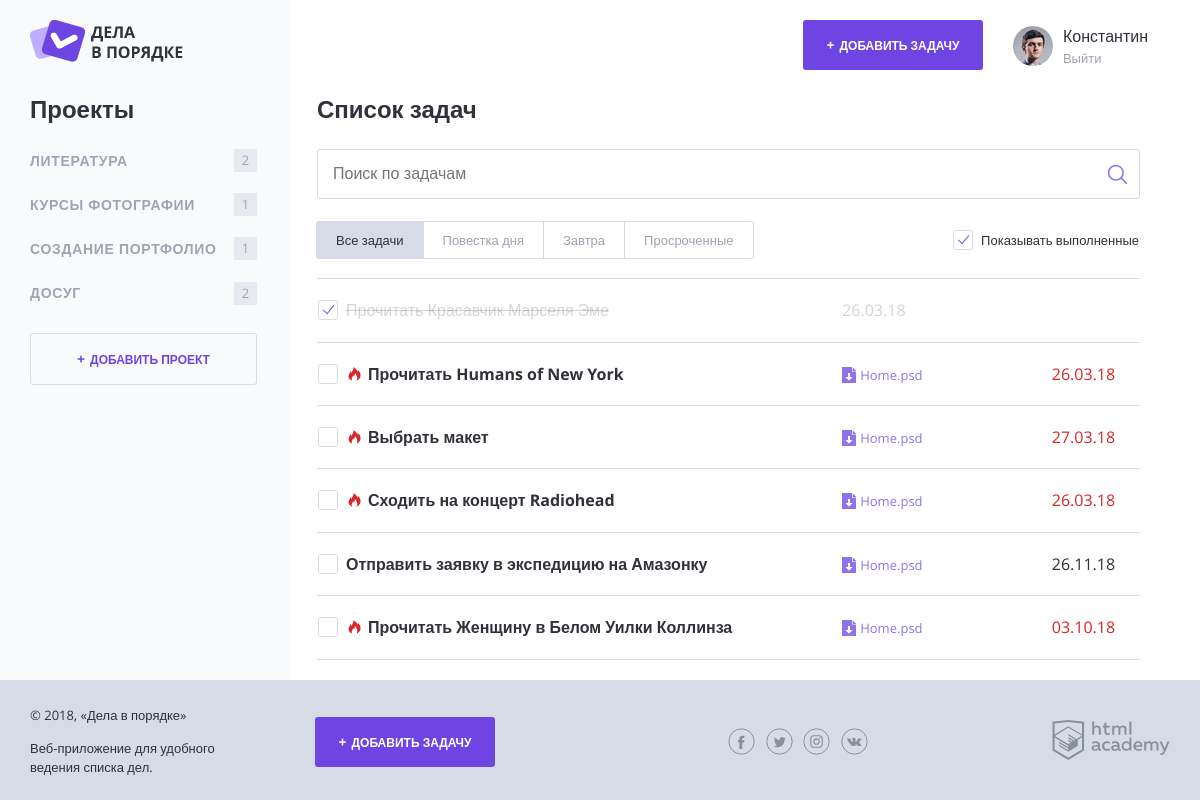
The page / on the database its author committed.
### tables this page shows
CREATE TABLE projects (
  project_id INT AUTO_INCREMENT PRIMARY KEY NOT NULL,
  title CHAR(30) NOT NULL,
  user_id INT NOT NULL
);

CREATE TABLE tasks (
  task_id INT AUTO_INCREMENT PRIMARY KEY NOT NULL,
  project_id INT NOT NULL,
  created DATETIME NOT NULL DEFAULT CURRENT_TIMESTAMP,
  completed DATETIME,
  deadline DATETIME,
  title TEXT(30) NOT NULL,
  link TEXT(300)
);

### functions.php (called while the page is built, shortened)
<?php
$showCompletedTasks = rand(0, 1);
function calculateTotalTasks($tasksArray, $project_id) {
  $totalTasks = 0;
  foreach($tasksArray as $task) {
    if ($task['project_id'] === $project_id) {
      $totalTasks++;
    }
  }
  return $totalTasks;
}
function includeTemplate($name, $data) {
  $name = 'templates/' . $name;
  extract($data);
  require_once $name;
  $result = ob_get_clean();
return $result;
}
function calculateTimeLeftToDate($date) {
  $currentTime = time();
  $timeToTask = strtotime($date);
  $secs_in_day = 86400;
  $timeLeft = $timeToTask - $currentTime;
  $hours_until_end = floor($timeLeft / $secs_in_day) * 24;
  if ($date and $hours_until_end < 24) {
    return true;
  }
  return false;
}
function convertTime ($date) {
  if ($date) {
    $timestamp = strtotime($date);
    $mydate = date('d.m.y', $timestamp);
    return $mydate;
  }
}
?>

### templates/index.php (the view, shortened to what this page needs)
<h2 class="content__main-heading">Список задач</h2>
<form class="search-form" action="index.php" method="post">
  <input class="search-form__input" type="text" name="" value="" placeholder="Поиск по задачам">
  <input class="search-form__submit" type="submit" name="" value="Искать">
</form>
<div class="tasks-controls">
  <nav class="tasks-switch">
    <a href="/" class="tasks-switch__item tasks-switch__item--active">Все задачи</a>
    <a href="/" class="tasks-switch__item">Повестка дня</a>
    <a href="/" class="tasks-switch__item">Завтра</a>
    <a href="/" class="tasks-switch__item">Просроченные</a>
  </nav>
  <label class="checkbox">
    <span class="checkbox__text">Показывать выполненные</span>
  </label>
</div>
<table class="tasks">
  <?php foreach ($tasks as $task): ?>
    <?php if (!$task['completed']): ?>
      <tr class="tasks__item task<?php if (calculateTimeLeftToDate($task['deadline'])): ?> task--important<?php endif; ?>">
        <td class="task__select">
          <label class="checkbox task__checkbox">
            <span class="checkbox__text">
              <?= htmlspecialchars($task['title']); ?></span>
          </label>
        </td>
        <td class="task__file">
          <a class="download-link" href="#">Home.psd</a>
        </td>
        <td class="task__date">
          <?= htmlspecialchars(convertTime($task['deadline'])); ?>
        </td>
      </tr>
    <?php endif; ?>
    <?php if ($task['completed'] and $showCompletedTasks): ?>
      <tr class="tasks__item task task--completed">
        <td class="task__select">
          <label class="checkbox task__checkbox">
            <span class="checkbox__text">
              <?= htmlspecialchars($task['title']); ?></span>
          </label>
        </td>
        <td class="task__date">
          <?= htmlspecialchars(convertTime($task['deadline'])); ?>
        </td>
        <td class="task__controls"> </td>
      </tr>
    <?php endif; ?>
  <?php endforeach; ?>
</table>

### templates/layout.php (shortened to what this page needs)
<!DOCTYPE html>
<html lang="ru">
<head>
    <link rel="stylesheet" href="css/normalize.css">
    <link rel="stylesheet" href="css/style.css">
    <link rel="stylesheet" href="css/flatpickr.min.css">
</head>
<body>
<div class="page-wrapper">
    <div class="container container--with-sidebar">
        <header class="main-header">
            <a href="/">
                <img src="img/logo.png" width="153" height="42" alt="Логотип Дела в порядке">
            </a>
            <div class="main-header__side">
                <a class="main-header__side-item button button--plus open-modal" href="pages/form-task.html">Добавить задачу</a>
                <div class="main-header__side-item user-menu">
                    <div class="user-menu__image">
                        <img src="img/user-pic.jpg" width="40" height="40" alt="Пользователь">
                    </div>
                    <div class="user-menu__data">
                        <p>Константин</p>
                        <a href="#">Выйти</a>
                    </div>
                </div>
            </div>
        </header>
        <div class="content">
            <section class="content__side">
                <h2 class="content__side-heading">Проекты</h2>
                <nav class="main-navigation">
                    <ul class="main-navigation__list">
                      <?php foreach ($projects as $project): ?>
                        <li class="main-navigation__list-item">
                            <a class="main-navigation__list-item-link" href="#"><?= $project['title']; ?></a>
                            <span class="main-navigation__list-item-count"><?= calculateTotalTasks($tasks, $project['project_id']); ?></span>
                        </li>
                      <?php endforeach; ?>
                    </ul>
                </nav>
                <a class="button button--transparent button--plus content__side-button"
                   href="pages/form-project.html" target="project_add">Добавить проект</a>
            </section>
            <main class="content__main">
            <?=$content;?>
            </main>
        </div>
    </div>
</div>
<footer class="main-footer">
    <div class="container">
        <div class="main-footer__copyright">
            <p>© 2018, «Дела в порядке»</p>
            <p>Веб-приложение для удобного ведения списка дел.</p>
        </div>
        <a class="main-footer__button button button--plus" href="pages/form-task.html">Добавить задачу</a>
        <div class="main-footer__social social">
            <a class="social__link social__link--facebook" href="#">
            </a>
            <a class="social__link social__link--twitter" href="#">
            </a>
            <a class="social__link social__link--instagram" href="#">
            </a>
            <a class="social__link social__link--vkontakte" href="#">
            </a>
        </div>
        <div class="main-footer__developed-by">
            <a href="https://htmlacademy.ru/intensive/php">
                <img src="img/htmlacademy.svg" alt="HTML Academy" width="118" height="40">
            </a>
        </div>
    </div>
</footer>
</body>
</html>

### index.php
<?php
require_once('functions.php');
$connect = mysqli_connect('localhost', 'root', 'rootpassword', 'doingsdone');
mysqli_set_charset($connect, "utf8");
$sql = 'SELECT `title`, `project_id` FROM projects WHERE user_id = 2';
$result = mysqli_query($connect, $sql);
  if ($result) {
    $projects = mysqli_fetch_all($result, MYSQLI_ASSOC);
  }
$sql_tasks = 'SELECT tasks.`title`, `deadline`, tasks.`project_id`, `completed` FROM tasks JOIN projects ON (projects.project_id = tasks.project_id) WHERE projects.user_id = 2';
$tasks_result = mysqli_query($connect, $sql_tasks);
if ($tasks_result) {
  $tasks = mysqli_fetch_all($tasks_result, MYSQLI_ASSOC);
}
$pageContent = includeTemplate('index.php', [
  'tasks' => $tasks,
  'showCompletedTasks' => $showCompletedTasks,
]);
$layoutContent = includeTemplate('layout.php', [
  'content' => $pageContent,
  'projects' => $projects,
  'tasks' => $tasks,
	'title' => 'Дела в порядке - Главная страница'
]);
print($layoutContent);
?>

### rows shown on the page
projects: title "ЛИТЕРАТУРА", project_id "2"
projects: title "КУРСЫ ФОТОГРАФИИ", project_id "1"
projects: title "СОЗДАНИЕ ПОРТФОЛИО", project_id "1"
projects: title "ДОСУГ", project_id "2"
tasks: title "Прочитать Красавчик Марселя Эме", deadline "26.03.18"
tasks: title "Прочитать Humans of New York", deadline "26.03.18"
tasks: title "Выбрать макет", deadline "27.03.18"
tasks: title "Сходить на концерт Radiohead", deadline "26.03.18"
tasks: title "Отправить заявку в экспедицию на Амазонку", deadline "26.11.18"
tasks: title "Прочитать Женщину в Белом Уилки Коллинза", deadline "03.10.18"
